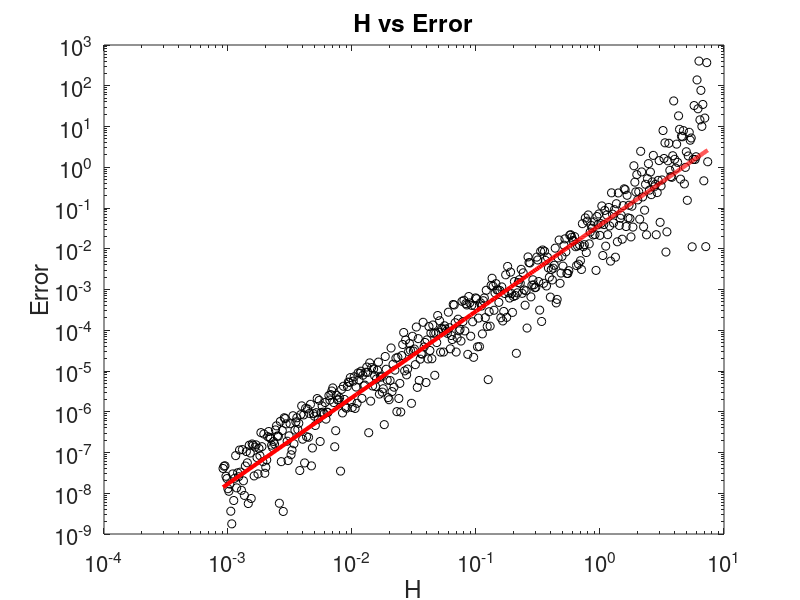

This chart was generated by the following MATLAB code:
%%%%%%%%%%%%%%%%%%%%%%%%%%%%%%%%%%%%%%%%%%%%%%%%%%%
% Problem 2
%%%%%%%%%%%%%%%%%%%%%%%%%%%%%%%%%%%%%%%%%%%%%%%%%%%
% Create test function
u = @(x) exp(x);
% Create exact second derivative
u2d = @(x) exp(x);

% randomly generate h
sz = [500,1];
H = exp(linspace(-7,2,500)');
h1 = H.*rand(sz);
h2 = H.*rand(sz);
h3 = H.*rand(sz);

% create x values from h values
x1 = -1*h1;
x2 = 0*H;
x3 = h2;
x4 = h2 + h3;

% compute weights
w1 = (2*(2*h2 + h3))./(h1.*(h1 + h2).*(h1 + h2 + h3));
w2 = (2*h1 - 4*h2 - 2*h3)./(h1.*h2.^2 + h1.*h2.*h3);
w3 = (2*(-1*h1 + h2 + h3))./(h2.*(h1 + h2).*h3);
w4 = (2*(h1 - h2))./(h3.*(h2 + h3).*(h1 + h2 + h3));

% approximate second derivative
u2da = w1.*u(x1) + w2.*u(x2) + w3.*u(x3) + w4.*u(x4);

% compute error
E = abs(u2d(x2) - u2da);
loglog(H, E, 'ko');

%%%%%%%%%%%%%%%%%%%%%%%%%%%%%%%%%%%%%%%%%%%%%%%%%%%
% Problem 3
%%%%%%%%%%%%%%%%%%%%%%%%%%%%%%%%%%%%%%%%%%%%%%%%%%%
% do a least squares fit on the error in terms of H
A = [ones(sz), log(H)];
b = log(E);

% least squares fit Ax = b
lsf = (A'*A)\(A'*b);
lsf2 = A\b;
K = lsf(1);
p = lsf(2);
hold on
x = min(H):.01:max(H);
y = exp(K)*x.^p;
loglog(x,y,'r', 'LineWidth', 3);
set(gca, 'FontSize', 16);
ylabel('Error');
xlabel('H');
title('H vs Error')

p
K
